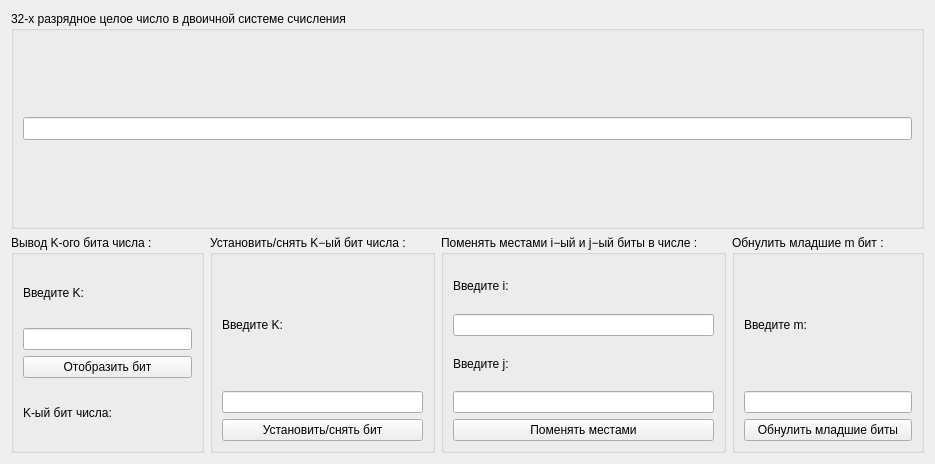
<?xml version="1.0" encoding="UTF-8"?>
<ui version="4.0">
 <class>Form</class>
 <widget class="QWidget" name="Form">
  <property name="geometry">
   <rect>
    <x>0</x>
    <y>0</y>
    <width>935</width>
    <height>464</height>
   </rect>
  </property>
  <property name="windowTitle">
   <string>Form</string>
  </property>
  <layout class="QVBoxLayout" name="verticalLayout_3">
   <item>
    <widget class="QGroupBox" name="groupBox_5">
     <property name="title">
      <string>32-х разрядное целое число в двоичной системе счисления</string>
     </property>
     <layout class="QVBoxLayout" name="verticalLayout_2">
      <item>
       <widget class="QLineEdit" name="leNumber">
        <property name="font">
         <font>
          <pointsize>10</pointsize>
         </font>
        </property>
       </widget>
      </item>
     </layout>
    </widget>
   </item>
   <item>
    <layout class="QHBoxLayout" name="horizontalLayout">
     <item>
      <widget class="QGroupBox" name="groupBox">
       <property name="title">
        <string>Вывод K-ого бита числа :</string>
       </property>
       <layout class="QVBoxLayout" name="verticalLayout">
        <item>
         <widget class="QLabel" name="label_2">
          <property name="text">
           <string>Введите K:</string>
          </property>
         </widget>
        </item>
        <item>
         <widget class="QLineEdit" name="input_k"/>
        </item>
        <item>
         <widget class="QPushButton" name="pbStartTask">
          <property name="text">
           <string>Отобразить бит</string>
          </property>
         </widget>
        </item>
        <item>
         <widget class="QLabel" name="labelResult1">
          <property name="text">
           <string>K-ый бит числа:</string>
          </property>
         </widget>
        </item>
       </layout>
      </widget>
     </item>
     <item>
      <widget class="QGroupBox" name="groupBox_2">
       <property name="title">
        <string>Установить/снять K−ый бит числа :</string>
       </property>
       <layout class="QVBoxLayout" name="verticalLayout_4">
        <item>
         <widget class="QLabel" name="label">
          <property name="text">
           <string>Введите K:</string>
          </property>
         </widget>
        </item>
        <item>
         <widget class="QLineEdit" name="input_k_2"/>
        </item>
        <item>
         <widget class="QPushButton" name="pbStartTask_2">
          <property name="text">
           <string>Установить/снять бит</string>
          </property>
         </widget>
        </item>
       </layout>
      </widget>
     </item>
     <item>
      <widget class="QGroupBox" name="groupBox_3">
       <property name="title">
        <string>Поменять местами i−ый и j−ый биты в числе :</string>
       </property>
       <layout class="QVBoxLayout" name="verticalLayout_6">
        <item>
         <widget class="QLabel" name="label_4">
          <property name="text">
           <string>Введите i:</string>
          </property>
         </widget>
        </item>
        <item>
         <widget class="QLineEdit" name="input_i"/>
        </item>
        <item>
         <widget class="QLabel" name="label_5">
          <property name="text">
           <string>Введите j:</string>
          </property>
         </widget>
        </item>
        <item>
         <widget class="QLineEdit" name="input_j"/>
        </item>
        <item>
         <widget class="QPushButton" name="pbStartTask_3">
          <property name="text">
           <string>Поменять местами</string>
          </property>
         </widget>
        </item>
       </layout>
      </widget>
     </item>
     <item>
      <widget class="QGroupBox" name="groupBox_4">
       <property name="title">
        <string>Обнулить младшие m бит :</string>
       </property>
       <layout class="QVBoxLayout" name="verticalLayout_5">
        <item>
         <widget class="QLabel" name="label_3">
          <property name="text">
           <string>Введите m:</string>
          </property>
         </widget>
        </item>
        <item>
         <widget class="QLineEdit" name="input_m"/>
        </item>
        <item>
         <widget class="QPushButton" name="pbStartTask_4">
          <property name="text">
           <string>Обнулить младшие биты</string>
          </property>
         </widget>
        </item>
       </layout>
      </widget>
     </item>
    </layout>
   </item>
  </layout>
 </widget>
 <resources/>
 <connections/>
</ui>
